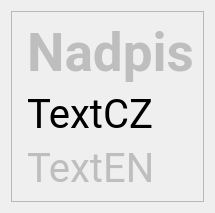
                   <widget class="QWidget" name="page_oznameni_2">
                    <property name="sizePolicy">
                     <sizepolicy hsizetype="Maximum" vsizetype="Maximum">
                      <horstretch>0</horstretch>
                      <verstretch>0</verstretch>
                     </sizepolicy>
                    </property>
                    <layout class="QGridLayout" name="gridLayout_20">
                     <item row="0" column="0">
                      <layout class="QHBoxLayout" name="horizontalLayout_44">
                       <item>
                        <widget class="QFrame" name="frame_4">
                         <property name="frameShape">
                          <enum>QFrame::Shape::StyledPanel</enum>
                         </property>
                         <property name="frameShadow">
                          <enum>QFrame::Shadow::Raised</enum>
                         </property>
                         <layout class="QHBoxLayout" name="horizontalLayout_45">
                          <item>
                           <widget class="QLabel" name="label_oznType_2">
                            <property name="sizePolicy">
                             <sizepolicy hsizetype="Maximum" vsizetype="Preferred">
                              <horstretch>0</horstretch>
                              <verstretch>0</verstretch>
                             </sizepolicy>
                            </property>
                            <property name="font">
                             <font>
                              <family>roboto</family>
                              <pointsize>30</pointsize>
                             </font>
                            </property>
                            <property name="text">
                             <string>&lt;html&gt;&lt;head/&gt;&lt;body&gt;&lt;p&gt;&lt;img src=&quot;:/images/WheelChair&quot;/&gt;&lt;/p&gt;&lt;/body&gt;&lt;/html&gt;</string>
                            </property>
                            <property name="alignment">
                             <set>Qt::AlignmentFlag::AlignLeading|Qt::AlignmentFlag::AlignLeft|Qt::AlignmentFlag::AlignTop</set>
                            </property>
                           </widget>
                          </item>
                          <item>
                           <layout class="QVBoxLayout" name="verticalLayout_39">
                            <item>
                             <widget class="QLabel" name="label_oznTitle_2">
                              <property name="enabled">
                               <bool>false</bool>
                              </property>
                              <property name="sizePolicy">
                               <sizepolicy hsizetype="Preferred" vsizetype="Maximum">
                                <horstretch>0</horstretch>
                                <verstretch>0</verstretch>
                               </sizepolicy>
                              </property>
                              <property name="font">
                               <font>
                                <family>roboto</family>
                                <pointsize>40</pointsize>
                                <bold>true</bold>
                               </font>
                              </property>
                              <property name="text">
                               <string>Nadpis</string>
                              </property>
                              <property name="alignment">
                               <set>Qt::AlignmentFlag::AlignCenter</set>
                              </property>
                              <property name="wordWrap">
                               <bool>true</bool>
                              </property>
                             </widget>
                            </item>
                            <item>
                             <widget class="QLabel" name="label_oznTextCs_2">
                              <property name="font">
                               <font>
                                <family>roboto</family>
                                <pointsize>30</pointsize>
                               </font>
                              </property>
                              <property name="text">
                               <string>TextCZ</string>
                              </property>
                              <property name="wordWrap">
                               <bool>true</bool>
                              </property>
                             </widget>
                            </item>
                            <item>
                             <widget class="QLabel" name="label_oznTextEn_2">
                              <property name="enabled">
                               <bool>false</bool>
                              </property>
                              <property name="font">
                               <font>
                                <family>roboto</family>
                                <pointsize>30</pointsize>
                               </font>
                              </property>
                              <property name="text">
                               <string>TextEN</string>
                              </property>
                              <property name="wordWrap">
                               <bool>true</bool>
                              </property>
                             </widget>
                            </item>
                           </layout>
                          </item>
                         </layout>
                        </widget>
                       </item>
                      </layout>
                     </item>
                    </layout>
                   </widget>
